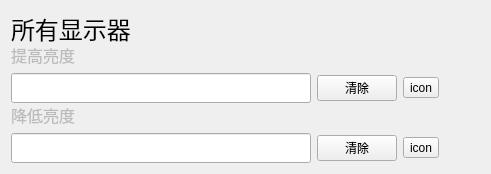
<?xml version="1.0" encoding="UTF-8"?>
<ui version="4.0">
 <class>KeyMap</class>
 <widget class="QWidget" name="KeyMap">
  <property name="geometry">
   <rect>
    <x>0</x>
    <y>0</y>
    <width>491</width>
    <height>174</height>
   </rect>
  </property>
  <property name="windowTitle">
   <string>KeyMap</string>
  </property>
  <layout class="QVBoxLayout" name="verticalLayout">
   <item>
    <widget class="QWidget" name="widget_6" native="true">
     <layout class="QVBoxLayout" name="verticalLayout_8">
      <property name="spacing">
       <number>0</number>
      </property>
      <property name="leftMargin">
       <number>0</number>
      </property>
      <property name="topMargin">
       <number>0</number>
      </property>
      <property name="rightMargin">
       <number>0</number>
      </property>
      <property name="bottomMargin">
       <number>0</number>
      </property>
      <item>
       <widget class="QLabel" name="displayName">
        <property name="minimumSize">
         <size>
          <width>0</width>
          <height>20</height>
         </size>
        </property>
        <property name="maximumSize">
         <size>
          <width>16777215</width>
          <height>39</height>
         </size>
        </property>
        <property name="text">
         <string>&lt;html&gt;&lt;head/&gt;&lt;body&gt;&lt;p&gt;&lt;span style=&quot; font-size:18pt;&quot;&gt;所有显示器&lt;/span&gt;&lt;/p&gt;&lt;/body&gt;&lt;/html&gt;</string>
        </property>
       </widget>
      </item>
      <item>
       <widget class="QWidget" name="block_6" native="true">
        <property name="maximumSize">
         <size>
          <width>16777215</width>
          <height>187</height>
         </size>
        </property>
        <layout class="QVBoxLayout" name="verticalLayout_6">
         <property name="leftMargin">
          <number>0</number>
         </property>
         <property name="topMargin">
          <number>0</number>
         </property>
         <property name="rightMargin">
          <number>0</number>
         </property>
         <property name="bottomMargin">
          <number>0</number>
         </property>
         <item>
          <widget class="QWidget" name="widget_3" native="true">
           <layout class="QVBoxLayout" name="verticalLayout_7">
            <property name="leftMargin">
             <number>0</number>
            </property>
            <property name="topMargin">
             <number>0</number>
            </property>
            <property name="rightMargin">
             <number>0</number>
            </property>
            <property name="bottomMargin">
             <number>0</number>
            </property>
            <item>
             <widget class="QLabel" name="label_19">
              <property name="sizePolicy">
               <sizepolicy hsizetype="Preferred" vsizetype="Preferred">
                <horstretch>0</horstretch>
                <verstretch>0</verstretch>
               </sizepolicy>
              </property>
              <property name="minimumSize">
               <size>
                <width>0</width>
                <height>0</height>
               </size>
              </property>
              <property name="maximumSize">
               <size>
                <width>1000</width>
                <height>1000</height>
               </size>
              </property>
              <property name="styleSheet">
               <string notr="true">color:rgb(187,187,187);
font-size:16px;</string>
              </property>
              <property name="text">
               <string>提高亮度</string>
              </property>
              <property name="wordWrap">
               <bool>true</bool>
              </property>
             </widget>
            </item>
            <item>
             <widget class="QWidget" name="widget_5" native="true">
              <layout class="QHBoxLayout" name="horizontalLayout_5">
               <property name="leftMargin">
                <number>0</number>
               </property>
               <property name="topMargin">
                <number>0</number>
               </property>
               <property name="rightMargin">
                <number>0</number>
               </property>
               <property name="bottomMargin">
                <number>0</number>
               </property>
               <item>
                <widget class="MyLineEdit" name="addKey">
                 <property name="sizePolicy">
                  <sizepolicy hsizetype="Fixed" vsizetype="Fixed">
                   <horstretch>0</horstretch>
                   <verstretch>0</verstretch>
                  </sizepolicy>
                 </property>
                 <property name="minimumSize">
                  <size>
                   <width>300</width>
                   <height>30</height>
                  </size>
                 </property>
                 <property name="maximumSize">
                  <size>
                   <width>300</width>
                   <height>16777215</height>
                  </size>
                 </property>
                </widget>
               </item>
               <item>
                <widget class="QPushButton" name="cleanAdd">
                 <property name="text">
                  <string>清除</string>
                 </property>
                </widget>
               </item>
               <item>
                <widget class="QToolButton" name="iconAdd">
                 <property name="text">
                  <string>icon</string>
                 </property>
                </widget>
               </item>
               <item>
                <spacer name="horizontalSpacer_5">
                 <property name="orientation">
                  <enum>Qt::Horizontal</enum>
                 </property>
                 <property name="sizeHint" stdset="0">
                  <size>
                   <width>40</width>
                   <height>20</height>
                  </size>
                 </property>
                </spacer>
               </item>
              </layout>
             </widget>
            </item>
           </layout>
          </widget>
         </item>
        </layout>
       </widget>
      </item>
      <item>
       <widget class="QWidget" name="block_5" native="true">
        <property name="maximumSize">
         <size>
          <width>16777215</width>
          <height>187</height>
         </size>
        </property>
        <layout class="QVBoxLayout" name="verticalLayout_3">
         <property name="leftMargin">
          <number>0</number>
         </property>
         <property name="topMargin">
          <number>0</number>
         </property>
         <property name="rightMargin">
          <number>0</number>
         </property>
         <property name="bottomMargin">
          <number>0</number>
         </property>
         <item>
          <widget class="QWidget" name="widget_2" native="true">
           <layout class="QVBoxLayout" name="verticalLayout_4">
            <property name="leftMargin">
             <number>0</number>
            </property>
            <property name="topMargin">
             <number>0</number>
            </property>
            <property name="rightMargin">
             <number>0</number>
            </property>
            <property name="bottomMargin">
             <number>0</number>
            </property>
            <item>
             <widget class="QLabel" name="label_16">
              <property name="sizePolicy">
               <sizepolicy hsizetype="Preferred" vsizetype="Preferred">
                <horstretch>0</horstretch>
                <verstretch>0</verstretch>
               </sizepolicy>
              </property>
              <property name="minimumSize">
               <size>
                <width>0</width>
                <height>0</height>
               </size>
              </property>
              <property name="maximumSize">
               <size>
                <width>1000</width>
                <height>1000</height>
               </size>
              </property>
              <property name="styleSheet">
               <string notr="true">color:rgb(187,187,187);
font-size:16px;</string>
              </property>
              <property name="text">
               <string>降低亮度</string>
              </property>
              <property name="wordWrap">
               <bool>true</bool>
              </property>
             </widget>
            </item>
            <item>
             <widget class="QWidget" name="widget" native="true">
              <layout class="QHBoxLayout" name="horizontalLayout">
               <property name="leftMargin">
                <number>0</number>
               </property>
               <property name="topMargin">
                <number>0</number>
               </property>
               <property name="rightMargin">
                <number>0</number>
               </property>
               <property name="bottomMargin">
                <number>0</number>
               </property>
               <item>
                <widget class="MyLineEdit" name="subKey">
                 <property name="sizePolicy">
                  <sizepolicy hsizetype="Fixed" vsizetype="Fixed">
                   <horstretch>0</horstretch>
                   <verstretch>0</verstretch>
                  </sizepolicy>
                 </property>
                 <property name="minimumSize">
                  <size>
                   <width>300</width>
                   <height>30</height>
                  </size>
                 </property>
                 <property name="maximumSize">
                  <size>
                   <width>300</width>
                   <height>16777215</height>
                  </size>
                 </property>
                </widget>
               </item>
               <item>
                <widget class="QPushButton" name="cleanSub">
                 <property name="text">
                  <string>清除</string>
                 </property>
                </widget>
               </item>
               <item>
                <widget class="QToolButton" name="subIcon">
                 <property name="text">
                  <string>icon</string>
                 </property>
                </widget>
               </item>
               <item>
                <spacer name="horizontalSpacer">
                 <property name="orientation">
                  <enum>Qt::Horizontal</enum>
                 </property>
                 <property name="sizeHint" stdset="0">
                  <size>
                   <width>40</width>
                   <height>20</height>
                  </size>
                 </property>
                </spacer>
               </item>
              </layout>
             </widget>
            </item>
           </layout>
          </widget>
         </item>
        </layout>
       </widget>
      </item>
     </layout>
    </widget>
   </item>
  </layout>
 </widget>
 <customwidgets>
  <customwidget>
   <class>MyLineEdit</class>
   <extends>QLineEdit</extends>
   <header>mylineedit.h</header>
  </customwidget>
 </customwidgets>
 <resources/>
 <connections/>
</ui>
